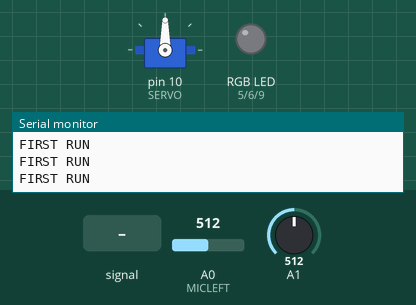
Recording of a sketch running on a simulated Arduino Nano, built for the host (arithmetic inside an expression is 32-bit, double 64-bit). Parts: servo, an RGB LED mixed from three pins (HIGH = lit), the last lines printed to the serial monitor. Inputs (shaded band) come from the test bench; at power-on: A1 = 512, A0 (MICLEFT) = 512. An integer division by zero does not stop the program and gives all ones (-1).

Above: at 1.2 s.
1.3 s: A0 (MICLEFT) fed a 200 Hz sine of ±81 counts around its level
At 4.1 s:
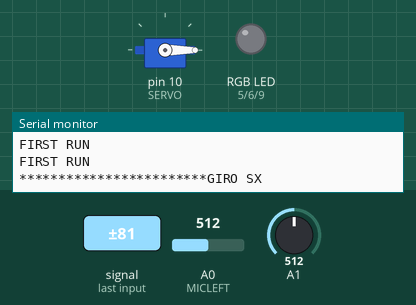
4.3 s: A1 set to 513
At 5.4 s:
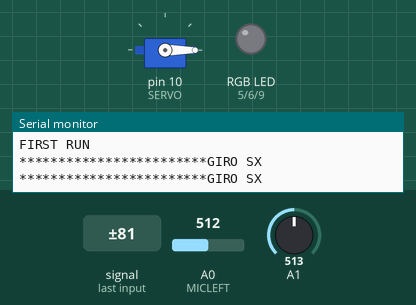
5.8 s: A1 set to 716
At 8.2 s:
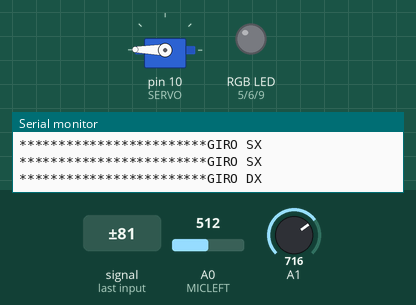
8.8 s: A1 set to 511
At 9.9 s:
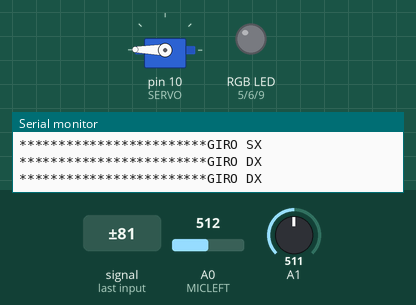
10.3 s: A1 set to 306
At 11.6 s:
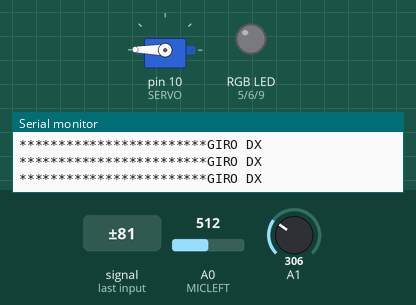
Timing chart, 0 to 14.3 s (numbered marks = the images above; inputs shaded):
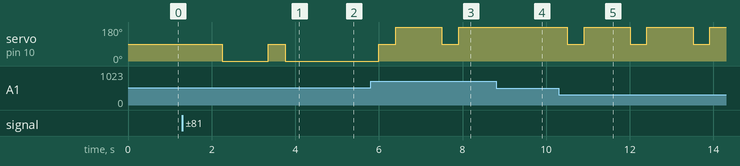

Measured:
- after the input at 1.3 s, servo on pin 10 (SERVO): 90° → 0° after 0.95 s, → 90° 1.1 s later, → 0° 0.40 s later
- after the input at 4.3 s, servo on pin 10 (SERVO): stays 0° (without the input it goes to 90° after 0.56 s)
- after the input at 5.8 s, servo on pin 10 (SERVO): alternates 179° for 1.1 s and 90° for 0.40 s, starting after 0.20 s
- after the input at 8.8 s, servo on pin 10 (SERVO): stays 179° (without the input it goes to 90° after 0.21 s)
- after the input at 10.3 s, servo on pin 10 (SERVO): alternates 179° for 1.1 s and 90° for 0.40 s, starting after 0.20 s

The sketch:

robohead.ino
```cpp
/*
 * robohead.ino
 * Controller for Robot Head - Main file
 * Based on Arduino Nano 328 16Mhz
 * Rev. 0.1 07/10/2012
 * Walter Mollica <walter.mollica@robot-domestici.it>
 */

#include "robohead.h"
int DRED, DGREEN, DBLUE;
int i, j, k;
bool avgFirstRun;
Servo headMover;
/********* SETUP FUNCTION *********/
void setup() {
	DRED = 0;
	DGREEN = 0;
	DBLUE = 0;
	Serial.begin(9600); //start serial
	//Ultrasound pins IO - SRF05 Trig/Echo sep. mode
	pinMode(ECHOPIN, INPUT);
	pinMode(TRIGPIN, OUTPUT);
	//RGB Led IO - common cathode
	pinMode(RGBRED, OUTPUT);
	pinMode(RGBGREEN, OUTPUT);
	pinMode(RGBBLUE, OUTPUT);
	//MIC IO - elec. 300x amplified
	pinMode(MICLEFT, INPUT);
	//first run of the averaging: true
	avgFirstRun = true;
	//initial RGB Led setup
	setupRGB(DRED, DGREEN, DBLUE);
	//servo initial config
	//headMover.write(90);
	headMover.attach(SERVO);
	//configure the Sharp 2D120X
	  int out[] = {150,140,130,120,110,100, 90, 80, 70, 60, 50, 40, 30, 20};
	  int in[]  = { 90, 97,105,113,124,134,147,164,185,218,255,317,408,506};
	 // cm = multiMap(val, in, out, 14);
}
/********* CUSTOM FUNCTIONS *********/

/********* LOOP FUNCTION *********/
int *curAvg;
int redBr;
void loop() {
	//curAvg = micAveraging();
	//redBr = (abs(analogRead(MICLEFT)) * 1.3 > curAvg[0]) ? 255 : 0;
	//setRGBComponent(RGBRED, (int) redBr);
	//Serial.println(log(pow((analogRead(MICLEFT) - 512),2)));
	//Serial.println(abs(analogRead(MICLEFT) - 511));
	computeMicDifference();
	/*headMover.write(0);

delay(500);
headMover.write(179);
delay(500);*/
/*int pos;
for(pos = 0; pos < 180; pos += 1)  // goes from 0 degrees to 180 degrees
{                                  // in steps of 1 degree
  headMover.write(pos);              // tell servo to go to position in variable 'pos'
  delay(15);                       // waits 15ms for the servo to reach the position
}
for(pos = 180; pos>=1; pos-=1)     // goes from 180 degrees to 0 degrees
{
	headMover.write(pos);              // tell servo to go to position in variable 'pos'
  delay(15);                       // waits 15ms for the servo to reach the position
}*/
	/*Serial.print(curAvg[0]);
	Serial.print("  ");
	Serial.print(redBr);
	Serial.println();*/

}
```

output.ino
```cpp
#include "robohead.h"

/*
 * Set a single color component of the RGB Led
 */
void setRGBComponent(int color, int value) {
	analogWrite(color, value);
}
/*
 * Set RGB Led values
 */
void setupRGB(int r, int g, int b) {
	analogWrite(RGBRED, r);
	analogWrite(RGBGREEN, g);
	analogWrite(RGBBLUE, b);
}

/*
 * Light the LED and move the Servo
 */
void triggerSound(int direction) {
	int mic, degrees;
	mic = (direction == 0) ? LEDLEFT : LEDRIGHT;
	//light on
	digitalWrite(mic, HIGH);
	//Serial.print("*************GIRA A ");
	//Serial.print(direction);
	//Serial.println();
	//head position: center
	delay(200);
	headMover.write(90);
	delay(400);
	degrees = (direction == 0) ? 0 : 179;
	//turn head where called
	headMover.write(degrees);
	delay(400);
	//led off
	digitalWrite(mic, LOW);
}
```

robohead.h
```cpp
// Only modify this file to include
// - function definitions (prototypes)
// - include files
// - extern variable definitions
// In the appropriate section

#ifndef robohead_H_
#define robohead_H_
#include "Arduino.h"
#include <math.h>
//Custom includes
#include <Servo.h>
extern bool avgFirstRun;
//extern Servo myServo;
extern Servo headMover;
//end of add your includes here
#ifdef __cplusplus
extern "C" {
#endif
void loop();
void setup();
#ifdef __cplusplus
} // extern "C"
#endif

//Defines and Prototypes
/********* PIN DESCRIPTION *********/
//Sonar pins
#define ECHOPIN 2                            // Pin to receive echo pulse
#define TRIGPIN 3                            // Pin to send trigger pulse
//RGB Led pins
#define RGBRED 5
#define RGBGREEN 6
#define RGBBLUE 9
//Normal leds
#define LEDLEFT 11
#define LEDRIGHT 12
//Microphones pins
#define MICLEFT A0
#define MICRIGHT A1
//Servo pin
#define SERVO 10

/********* PROTOTYPES *********/
//rgb.ino
void setupRGB(int, int, int);
void setRGBComponent(int, int);
//sensors.ino
int getDistanceSonar(void);
int getDistanceIR(void);
int* micAveraging(void);
void computeMicDifference(void);
//output.ino
void triggerSound(int);
//utils.ino
int multiMap(int,int*,int*,uint8_t);
//Do not add code below this line
#endif /* robohead_H_ */
```

sensors.ino
```cpp
#include "robohead.h"

/*
 * Read a microphone - value is zero-level set
 */
int readMic(int pin){
	return abs((analogRead(pin) - 511));
}
/*
 * Get distance (cm) from a SRF05 -- http://www.robot-electronics.co.uk/htm/arduino_examples.htm
 */
int getDistanceSonar() {
	digitalWrite(TRIGPIN, LOW); // Set the trigger pin to low for 2uS
	delayMicroseconds(2);
	digitalWrite(TRIGPIN, HIGH); // Send a 10uS high to trigger ranging
	delayMicroseconds(10);
	digitalWrite(TRIGPIN, LOW); // Send pin low again
	int pulse = pulseIn(ECHOPIN, HIGH); // Read in times pulse
	return (pulse / 58);
}
/*
 * Get distance from a Sharp 2D120X IR Ranger
 */
int getDistanceIR() {
	return 0;
}

/*
 * Calculate the moving average of the microphone 0L 1R
 */
long micStore[2];
//int thisValue;
int toStore[2];
int movAvg[2];
int sampleCount, ij;
int lastValue[2], firstValue[2];
int* micAveraging() {
	if (avgFirstRun) {
		micStore[0] = micStore[1] = 0;
		//get the first 300 samples
		for (ij = 0; ij < 150; ij++) {
			Serial.println("FIRST RUN");
			micStore[0] += readMic(MICLEFT);
			micStore[1] += readMic(MICRIGHT);
            //wait some time
			delayMicroseconds(5);
		}
		avgFirstRun = false;
	}
	//stores
	micStore[0] += readMic(MICLEFT);
	micStore[1] += readMic(MICRIGHT);
    //rude approximation
	micStore[0] -= micStore[0]/150;
	micStore[1] -= micStore[1]/150;
    //ready to be sent back
	movAvg[0] = micStore[0] / 150;
	movAvg[1] = micStore[1] / 150;
    //return the array
	return movAvg;
}
/*
 * Detect loud sounds and pull a trigger
 */
int *micBuffer;
float iRep[2];
long smS[2] = { 0, 0 };
int c;
void computeMicDifference() {
	//call the mobileaveraging function
	micBuffer = micAveraging();
	//set the ratios
	for (c = 0; c < 15; c++) {
		smS[0] += readMic(MICLEFT);
		smS[1] += readMic(MICRIGHT);
	}
	iRep[0] = (smS[0] / 15) / micBuffer[0];
	iRep[1] = (smS[1] / 15) / micBuffer[1];

	 /*Serial.print(smS[0]/15);
	 Serial.println();
	 Serial.print("   ");
	 Serial.print(smS[1]/30);
	 Serial.print("  AND  ");
	 Serial.print(micBuffer[0]);
	 Serial.print("   ");
	 Serial.print(micBuffer[1]);
	 Serial.print("  AND  ");
	 Serial.print(iRep[0]);
	 Serial.print("   ");
	 Serial.print(iRep[1]);
	 Serial.println();*/

	smS[0] = 0;
	smS[1] = 0;
	if ((iRep[0] - iRep[1]) > 2) {
		triggerSound(0);
		Serial.println("************************GIRO SX");
		delay(500);

	} else if ((iRep[1] - iRep[0]) > 2) {
		triggerSound(1);
		Serial.println("************************GIRO DX");
		delay(500);

	}
}
```

utils.ino
```cpp
#include "robohead.h"

/*
 * code by <rob.tillaart@removethisgmail.com>
 * ref. http://arduino.cc/playground/Main/MultiMap
 * approximation for non-linear functions - used for the Sharp IR ranger
 */
int multiMap(int val, int* _in, int* _out, uint8_t size) {
	// take care the value is within range
	// val = constrain(val, _in[0], _in[size-1]);
	if (val <= _in[0])
		return _out[0];
	if (val >= _in[size - 1])
		return _out[size - 1];

	// search right interval
	uint8_t pos = 1; // _in[0] allready tested
	while (val > _in[pos])
		pos++;

	// this will handle all exact "points" in the _in array
	if (val == _in[pos])
		return _out[pos];

	// interpolate in the right segment for the rest
	return map(val, _in[pos - 1], _in[pos], _out[pos - 1], _out[pos]);
}
```
